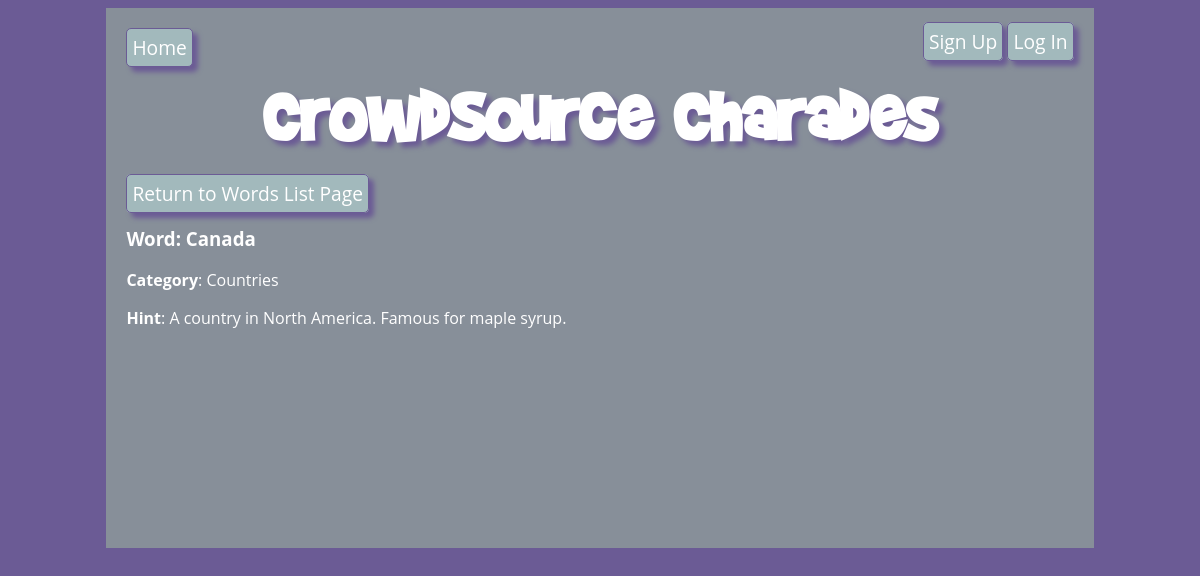
Screenshot of /edit_word/5 with the database file from the repository.
### charades_app/models.py (models this page shows, shortened)
class Word(db.Model):
  id = db.Column(db.Integer, primary_key=True)
  name = db.Column(db.String(100), nullable=False)
  hint = db.Column(db.String(300), nullable=False)
  category_id = db.Column(db.Integer, db.ForeignKey('category.id'), nullable=False)
  category = db.relationship('Category', back_populates = 'word')

class Category(db.Model):
  id = db.Column(db.Integer, primary_key=True)
  name = db.Column(db.String(100), nullable=False, unique=True)
  word = db.relationship('Word', back_populates = 'category')
  def __str__(self):
      return f'{self.name}'

### charades_app/main/routes.py (the view, shortened to what this page needs)
@main.route('/edit_word/<word_id>', methods=['GET', 'POST'])
def edit_word(word_id):
    word = Word.query.get(word_id)
    form = WordForm(obj=word)
    return render_template('edit_word.html', word=word, form=form)

### charades_app/main/routes.py (called while the page is built)
@app.context_processor
def inject_categories():
    categories = Category.query.all()
    selected_category = request.cookies.get('category')
    return dict(categories=categories, selected_category=selected_category)

### charades_app/templates/edit_word.html (shortened to what this page needs)
{% extends 'base.html' %}
{% block content %}
<div>
    <a href="/words" class="return-word">Return to Words List Page</a>
</div>
<h3>Word: {{ word.name }}</h3>
<p>
    <strong>Category</strong>:
    {{ word.category }}
</p>
{% if word.hint %}
    <p>
        <strong>Hint</strong>: {{ word.hint }}
    </p>
{% endif %}
{% endblock %}

### charades_app/static/style.css (style rules this page uses)
body { display: flex; flex-direction: column; align-items: center; background-color:#6b5b95; font-family: 'Open Sans', sans-serif; color: white; }
nav a, .intro a, .user-options a, .return-word, .contribute a, .return-contribute, #prev_button, #next_button { color: rgb(255, 255, 255); text-decoration: none; border: 1px solid #6b5b95; border-radius: 5px; padding: 5px; font-size: 1.2em; background-color: #a2b9bc; box-shadow: 5px 5px 5px #6b5b95; }

### rows the page displays
Word: name "Canada", hint "A country in North America. Famous for maple syrup."
Category: category "Countries"
